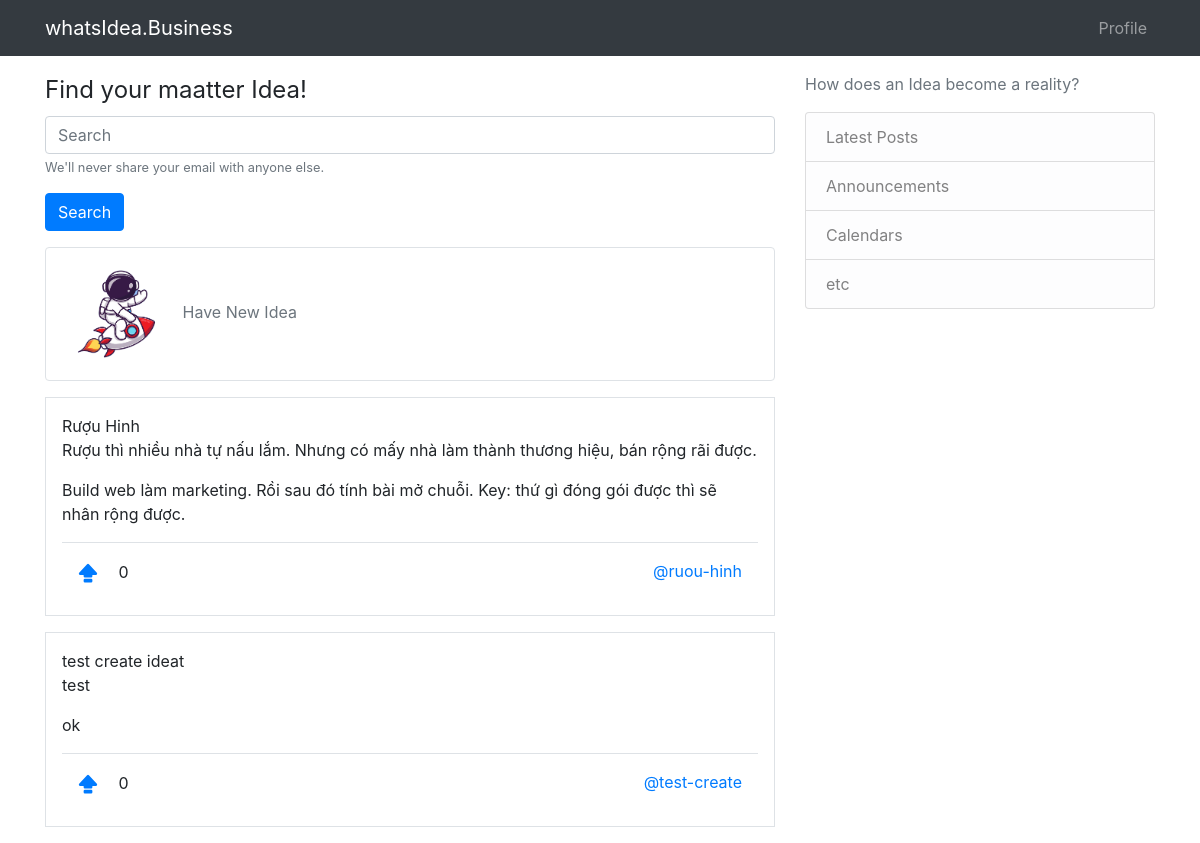
The app's page / (signed in) with its own data.
### core/models.py (models this page shows, shortened)
class Idea(models.Model):
    user = models.ManyToManyField(User)
    title = models.CharField(max_length=500)
    slug = models.SlugField(max_length=500, unique=True)
    problem = models.TextField()
    solution = models.TextField()
    is_publish = models.BooleanField(default=True)
    is_success = models.BooleanField(default=False)
    address = models.CharField(max_length=200, blank=True)
    phone = models.CharField(max_length=12, blank=True)
    website = models.CharField(max_length=30, blank=True)
    corver_image = models.ImageField(upload_to="media/", blank=True)
    date_created = models.DateTimeField(auto_now_add=True)

### whatsidea/views.py (the view)
# urls.py: path('', homePage, name="home-page"),
def homePage(request):
    ideas = models.Idea.objects.all()
    context = {
        "ideas": ideas
    }
    return render(request, 'index.html', context)

### templates/index.html (shortened to what this page needs)
{% extends 'base.html' %}
{%load static %}
{% block content %}
<main>
    <div class="search-area mb-3">
        <legend>Find your maatter Idea!</legend>
        <form action="GET">
            <div class="form-group">
                <input type="text" class="form-control" placeholder="Search">
                <small id="emailHelp" class="form-text text-muted">We'll never share your email with anyone
                    else.</small>
            </div>
            <button type="submit" class="btn btn-primary">Search</button>
        </form>
    </div>
    <a href="{% url 'idea-create-page' %}" class="new-idea-btn border btn w-100 btn btn-outline-secondary text-left">
        <img src="/static/img/say-hi.png" alt="">
        <span>Have</span>
        <span>New</span>
        <span>Idea</span>
    </a>
    <div>
        {% for idea in ideas %}
        <div class="border p-3 my-3">
            <span>{{ idea.title }}</span>
            <p>{{ idea.problem }}</p>
            {{ idea.solution }}
            <div class="border-top mt-3">
                <nav class="navbar">
                    <div>
                        <a class="navbar-brand" href="">
                        </a>
                        <span>{{ idea.vote_set.all.count }}</span>
                    </div>
                    <div>
                        <a href="{% url 'idea-detail-page' idea.slug %}">
                            @{{ idea.slug }}
                        </a>
                    </div>
                </nav>
            </div>
        </div>
        {% endfor %}
    </div>
</main>
{% endblock content %}

### templates/index.html (style rules this page uses)
.new-idea-btn { cursor: pointer; }
img { width: 120px; }

### records on screen
Idea: title "Rượu Hinh", problem "Rượu thì nhiều nhà tự nấu lắm. Nhưng có mấy nhà làm thành thương hiệu, bán rộng rãi được.", solution "Build web làm marketing. Rồi sau đó tính bài mở chuỗi. Key: thứ gì đóng gói được thì sẽ nhân rộng được.", vote_set.all.count "0", slug "ruou-hinh"
Idea: title "test create ideat", problem "test", solution "ok", vote_set.all.count "0", slug "test-create"
